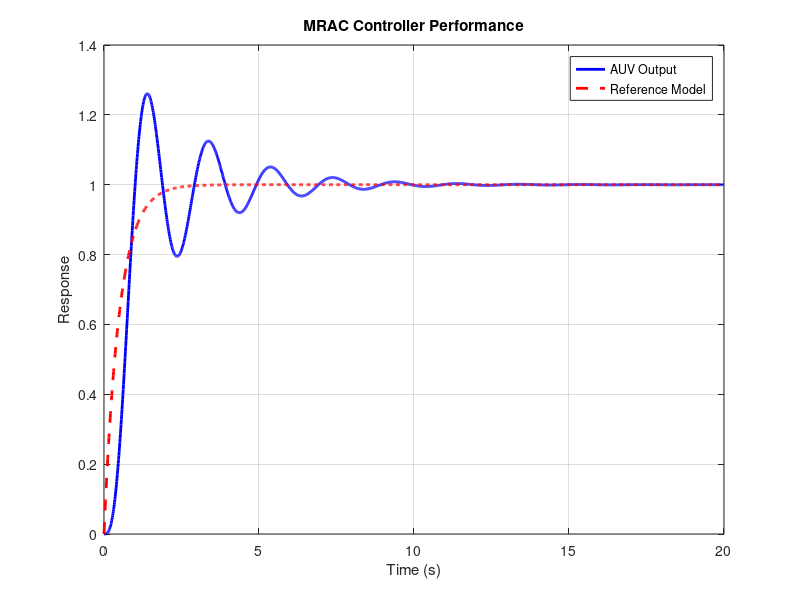

MATLAB code for this plot:
% mrac_controller.m
clc; clear; close all;

%% Reference Model (desired dynamics)
Am = -2;
Bm = 2;

%% Actual Plant Parameters (AUV simplified dynamics)
A = -1;
B = 1;

%% MRAC Gains
gamma = 10;           % adaptation gain
theta_hat = 0;        % initial estimate

%% Simulation Settings
dt = 0.01;
T = 20;
time = 0:dt:T;
n = length(time);
x = zeros(1, n);       % plant state
xm = zeros(1, n);      % reference model state
u = zeros(1, n);       % control input
theta = zeros(1, n);   % estimated parameter

r = ones(1, n);        % reference input (step)

%% Simulation Loop
for i = 1:n-1
    % Control law
    u(i) = theta_hat * r(i);

    % Plant dynamics
    x(i+1) = x(i) + dt * (A * x(i) + B * u(i));

    % Reference model dynamics
    xm(i+1) = xm(i) + dt * (Am * xm(i) + Bm * r(i));

    % Adaptation law
    e = x(i) - xm(i);
    theta_hat = theta_hat - gamma * e * r(i) * dt;
    theta(i+1) = theta_hat;
end

%% Plot results
figure;
plot(time, x, 'b', 'LineWidth', 2); hold on;
plot(time, xm, 'r--', 'LineWidth', 2);
xlabel('Time (s)');
ylabel('Response');
legend('AUV Output', 'Reference Model');
title('MRAC Controller Performance');
grid on;